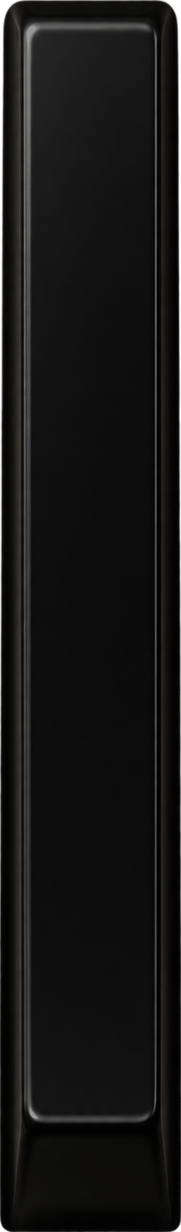
#> input picture docs/skin-packs/signal-basin/pictures/black-key.png, 181 x 1232 px, given in place of switch.png, which was not available
$ python switches.py ../../signal-basin/pictures/black-key.png ../../signal-basin/pictures/face.png
#> lines starting #> are read from the running program, lines starting #| are printed output that depends on the picture; pictures that were not available may be replaced by others from this repository, and a replacement may not be noted
#!/usr/bin/env python3
"""Signal Basin: the switch's two pictures (off, its lamp dark; on, lit) cut out by their own
transparency, cropped on one frame (the union of their outlines, so the two line up) and sized
for the rocker slots. python3 switches.py <generated folder> <pictures folder>"""
import sys
import numpy as np
from PIL import Image, ImageFilter

src, out = sys.argv[1].rstrip("/") + "/", sys.argv[2].rstrip("/") + "/"
ims = [Image.open(src + n + ".png").convert("RGBA") for n in ("switch", "switch-on")]
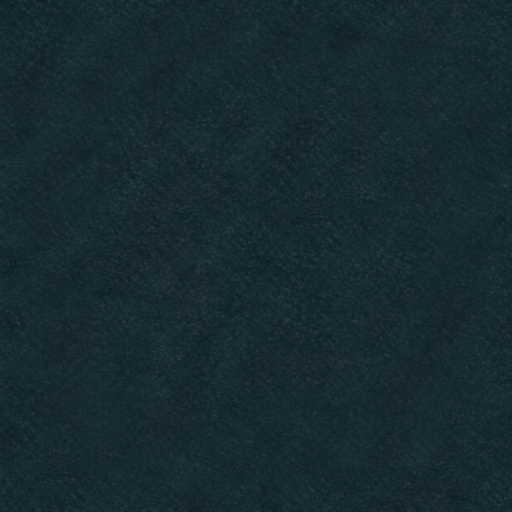
#> input picture docs/skin-packs/signal-basin/pictures/face.png, 1024 x 1024 px, given in place of switch-on.png, which was not available (shown at 1/2 size)
#> ims = 2 items
boxes = [Image.fromarray((np.array(i)[..., 3] > 128).astype(np.uint8) * 255).getbbox() for i in ims]
#> boxes = [(0, 0, 181, 1232), (0, 0, 1024, 1024)]
box = (min(b[0] for b in boxes), min(b[1] for b in boxes), max(b[2] for b in boxes), max(b[3] for b in boxes))
#> box = (0, 0, 1024, 1232)
for im, names in zip(ims, (("rocker-blue", "rocker-ivory"), ("rocker-blue-on", "rocker-ivory-on"))):
    a = Image.fromarray(np.array(im)[..., 3]).filter(ImageFilter.MinFilter(3)).filter(ImageFilter.GaussianBlur(0.6))
    im.putalpha(a)
    pic = im.crop(box).resize((512, 194), Image.LANCZOS)
    for n in names:
        pic.save(out + n + ".png", optimize=True)
#> this loop made 2 passes
#> names on passes 1 to 2: ('rocker-blue', 'rocker-ivory'), ('rocker-blue-on', 'rocker-ivory-on')
#> pass 1, `a = Image.fromarray(np.array(im)[..., 3]).filter(ImageFilter.MinFilter..`:
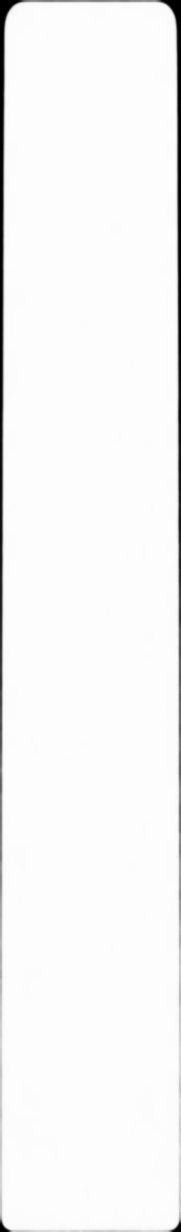
#> a: PIL image 181x1232 L; min 0, max 254, mean 246.5
#> pass 1, `pic = im.crop(box).resize((512, 194), Image.LANCZOS)`:
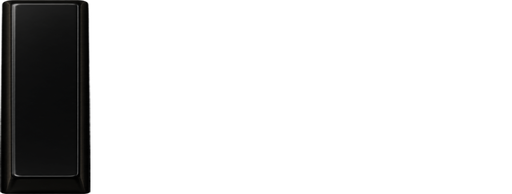
#> pic: PIL image 512x194 RGBA; mean R, G, B, A 3.1, 3.1, 3, 43.6; transparent parts drawn white
#> pass 2, `pic = im.crop(box).resize((512, 194), Image.LANCZOS)`:
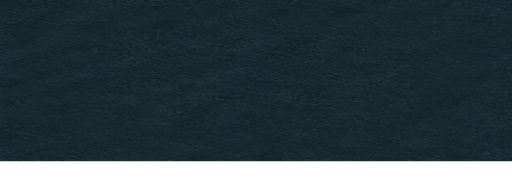
#> pic: PIL image 512x194 RGBA; mean R, G, B, A 18.8, 34.8, 40.1, 212; transparent parts drawn white
print("cut on", box)
#| cut on (0, 0, 1024, 1232)
